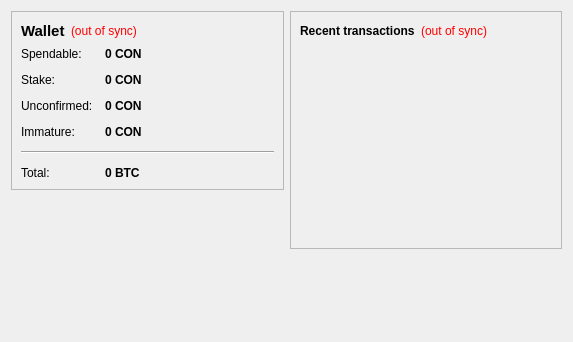
<?xml version="1.0" encoding="UTF-8"?>
<ui version="4.0">
 <class>OverviewPage</class>
 <widget class="QWidget" name="OverviewPage">
  <property name="geometry">
   <rect>
    <x>0</x>
    <y>0</y>
    <width>573</width>
    <height>342</height>
   </rect>
  </property>
  <property name="windowTitle">
   <string>Form</string>
  </property>
  <layout class="QHBoxLayout" name="horizontalLayout" stretch="1,1">
   <item>
    <layout class="QVBoxLayout" name="verticalLayout_2">
     <item>
      <widget class="QFrame" name="frame">
       <property name="frameShape">
        <enum>QFrame::StyledPanel</enum>
       </property>
       <property name="frameShadow">
        <enum>QFrame::Raised</enum>
       </property>
       <layout class="QVBoxLayout" name="verticalLayout_4">
        <item>
         <layout class="QHBoxLayout" name="horizontalLayout_4">
          <item>
           <widget class="QLabel" name="label_5">
            <property name="font">
             <font>
              <pointsize>11</pointsize>
              <weight>75</weight>
              <bold>true</bold>
             </font>
            </property>
            <property name="text">
             <string>Wallet</string>
            </property>
           </widget>
          </item>
          <item>
           <widget class="QLabel" name="labelWalletStatus">
            <property name="toolTip">
             <string>The displayed information may be out of date. Your wallet automatically synchronizes with the PayCon network after a connection is established, but this process has not completed yet.</string>
            </property>
            <property name="styleSheet">
             <string notr="true">QLabel { color: red; }</string>
            </property>
            <property name="text">
             <string notr="true">(out of sync)</string>
            </property>
            <property name="alignment">
             <set>Qt::AlignLeading|Qt::AlignLeft|Qt::AlignVCenter</set>
            </property>
           </widget>
          </item>
          <item>
           <spacer name="horizontalSpacer_2">
            <property name="orientation">
             <enum>Qt::Horizontal</enum>
            </property>
            <property name="sizeHint" stdset="0">
             <size>
              <width>40</width>
              <height>20</height>
             </size>
            </property>
           </spacer>
          </item>
         </layout>
        </item>
        <item>
         <layout class="QFormLayout" name="formLayout_2">
          <property name="fieldGrowthPolicy">
           <enum>QFormLayout::AllNonFixedFieldsGrow</enum>
          </property>
          <property name="horizontalSpacing">
           <number>12</number>
          </property>
          <property name="verticalSpacing">
           <number>12</number>
          </property>
          <item row="0" column="0">
           <widget class="QLabel" name="label">
            <property name="text">
             <string>Spendable:</string>
            </property>
           </widget>
          </item>
          <item row="0" column="1">
           <widget class="QLabel" name="labelBalance">
            <property name="font">
             <font>
              <weight>75</weight>
              <bold>true</bold>
             </font>
            </property>
            <property name="cursor">
             <cursorShape>IBeamCursor</cursorShape>
            </property>
            <property name="toolTip">
             <string>Your current spendable balance</string>
            </property>
            <property name="text">
             <string notr="true">0 CON</string>
            </property>
            <property name="textInteractionFlags">
             <set>Qt::LinksAccessibleByMouse|Qt::TextSelectableByKeyboard|Qt::TextSelectableByMouse</set>
            </property>
           </widget>
          </item>
          <item row="1" column="0">
           <widget class="QLabel" name="label_6">
            <property name="text">
             <string>Stake:</string>
            </property>
           </widget>
          </item>
          <item row="1" column="1">
           <widget class="QLabel" name="labelStake">
            <property name="font">
             <font>
              <weight>75</weight>
              <bold>true</bold>
             </font>
            </property>
            <property name="cursor">
             <cursorShape>IBeamCursor</cursorShape>
            </property>
            <property name="toolTip">
             <string>Total of coins that was staked, and do not yet count toward the current balance</string>
            </property>
            <property name="text">
             <string notr="true">0 CON</string>
            </property>
            <property name="textInteractionFlags">
             <set>Qt::LinksAccessibleByMouse|Qt::TextSelectableByKeyboard|Qt::TextSelectableByMouse</set>
            </property>
           </widget>
          </item>
          <item row="2" column="0">
           <widget class="QLabel" name="label_3">
            <property name="text">
             <string>Unconfirmed:</string>
            </property>
           </widget>
          </item>
          <item row="2" column="1">
           <widget class="QLabel" name="labelUnconfirmed">
            <property name="font">
             <font>
              <weight>75</weight>
              <bold>true</bold>
             </font>
            </property>
            <property name="cursor">
             <cursorShape>IBeamCursor</cursorShape>
            </property>
            <property name="toolTip">
             <string>Total of transactions that have yet to be confirmed, and do not yet count toward the current balance</string>
            </property>
            <property name="text">
             <string notr="true">0 CON</string>
            </property>
            <property name="textInteractionFlags">
             <set>Qt::LinksAccessibleByMouse|Qt::TextSelectableByKeyboard|Qt::TextSelectableByMouse</set>
            </property>
           </widget>
          </item>
          <item row="3" column="0">
           <widget class="QLabel" name="labelImmatureText">
            <property name="text">
             <string>Immature:</string>
            </property>
           </widget>
          </item>
          <item row="3" column="1">
           <widget class="QLabel" name="labelImmature">
            <property name="font">
             <font>
              <weight>75</weight>
              <bold>true</bold>
             </font>
            </property>
            <property name="toolTip">
             <string>Mined balance that has not yet matured</string>
            </property>
            <property name="text">
             <string notr="true">0 CON</string>
            </property>
            <property name="textInteractionFlags">
             <set>Qt::LinksAccessibleByMouse|Qt::TextSelectableByKeyboard|Qt::TextSelectableByMouse</set>
            </property>
           </widget>
          </item>
          <item row="4" column="0" colspan="2">
           <widget class="Line" name="line">
            <property name="orientation">
             <enum>Qt::Horizontal</enum>
            </property>
           </widget>
          </item>
          <item row="5" column="0">
           <widget class="QLabel" name="labelTotalText">
            <property name="text">
             <string>Total:</string>
            </property>
           </widget>
          </item>
          <item row="5" column="1">
           <widget class="QLabel" name="labelTotal">
            <property name="font">
             <font>
              <weight>75</weight>
              <bold>true</bold>
             </font>
            </property>
            <property name="cursor">
             <cursorShape>IBeamCursor</cursorShape>
            </property>
            <property name="toolTip">
             <string>Your current total balance</string>
            </property>
            <property name="text">
             <string notr="true">0 BTC</string>
            </property>
            <property name="textInteractionFlags">
             <set>Qt::LinksAccessibleByMouse|Qt::TextSelectableByKeyboard|Qt::TextSelectableByMouse</set>
            </property>
           </widget>
          </item>
         </layout>
        </item>
       </layout>
      </widget>
     </item>
     <item>
      <spacer name="verticalSpacer_3">
       <property name="orientation">
        <enum>Qt::Vertical</enum>
       </property>
       <property name="sizeHint" stdset="0">
        <size>
         <width>20</width>
         <height>40</height>
        </size>
       </property>
      </spacer>
     </item>
     <item>
      <widget class="QLabel" name="label_2">
       <property name="text">
        <string/>
       </property>
       <property name="pixmap">
        <pixmap resource="../bitcoin.qrc">:/images/backg</pixmap>
       </property>
       <property name="scaledContents">
        <bool>false</bool>
       </property>
       <property name="alignment">
        <set>Qt::AlignCenter</set>
       </property>
      </widget>
     </item>
     <item>
      <spacer name="verticalSpacer">
       <property name="orientation">
        <enum>Qt::Vertical</enum>
       </property>
       <property name="sizeHint" stdset="0">
        <size>
         <width>20</width>
         <height>40</height>
        </size>
       </property>
      </spacer>
     </item>
    </layout>
   </item>
   <item>
    <layout class="QVBoxLayout" name="verticalLayout_3">
     <item>
      <widget class="QFrame" name="frame_2">
       <property name="frameShape">
        <enum>QFrame::StyledPanel</enum>
       </property>
       <property name="frameShadow">
        <enum>QFrame::Raised</enum>
       </property>
       <layout class="QVBoxLayout" name="verticalLayout">
        <item>
         <layout class="QHBoxLayout" name="horizontalLayout_2">
          <item>
           <widget class="QLabel" name="label_4">
            <property name="text">
             <string>&lt;b&gt;Recent transactions&lt;/b&gt;</string>
            </property>
           </widget>
          </item>
          <item>
           <widget class="QLabel" name="labelTransactionsStatus">
            <property name="toolTip">
             <string>The displayed information may be out of date. Your wallet automatically synchronizes with the PayCon network after a connection is established, but this process has not completed yet.</string>
            </property>
            <property name="styleSheet">
             <string notr="true">QLabel { color: red; }</string>
            </property>
            <property name="text">
             <string notr="true">(out of sync)</string>
            </property>
            <property name="alignment">
             <set>Qt::AlignRight|Qt::AlignTrailing|Qt::AlignVCenter</set>
            </property>
           </widget>
          </item>
          <item>
           <spacer name="horizontalSpacer">
            <property name="orientation">
             <enum>Qt::Horizontal</enum>
            </property>
            <property name="sizeHint" stdset="0">
             <size>
              <width>40</width>
              <height>20</height>
             </size>
            </property>
           </spacer>
          </item>
         </layout>
        </item>
        <item>
         <widget class="QListView" name="listTransactions">
          <property name="styleSheet">
           <string notr="true">QListView { background: transparent; }</string>
          </property>
          <property name="frameShape">
           <enum>QFrame::NoFrame</enum>
          </property>
          <property name="verticalScrollBarPolicy">
           <enum>Qt::ScrollBarAlwaysOff</enum>
          </property>
          <property name="horizontalScrollBarPolicy">
           <enum>Qt::ScrollBarAlwaysOff</enum>
          </property>
          <property name="selectionMode">
           <enum>QAbstractItemView::NoSelection</enum>
          </property>
         </widget>
        </item>
       </layout>
      </widget>
     </item>
     <item>
      <spacer name="verticalSpacer_2">
       <property name="orientation">
        <enum>Qt::Vertical</enum>
       </property>
       <property name="sizeHint" stdset="0">
        <size>
         <width>20</width>
         <height>40</height>
        </size>
       </property>
      </spacer>
     </item>
    </layout>
   </item>
  </layout>
 </widget>
 <resources>
  <include location="../bitcoin.qrc"/>
 </resources>
 <connections/>
</ui>
